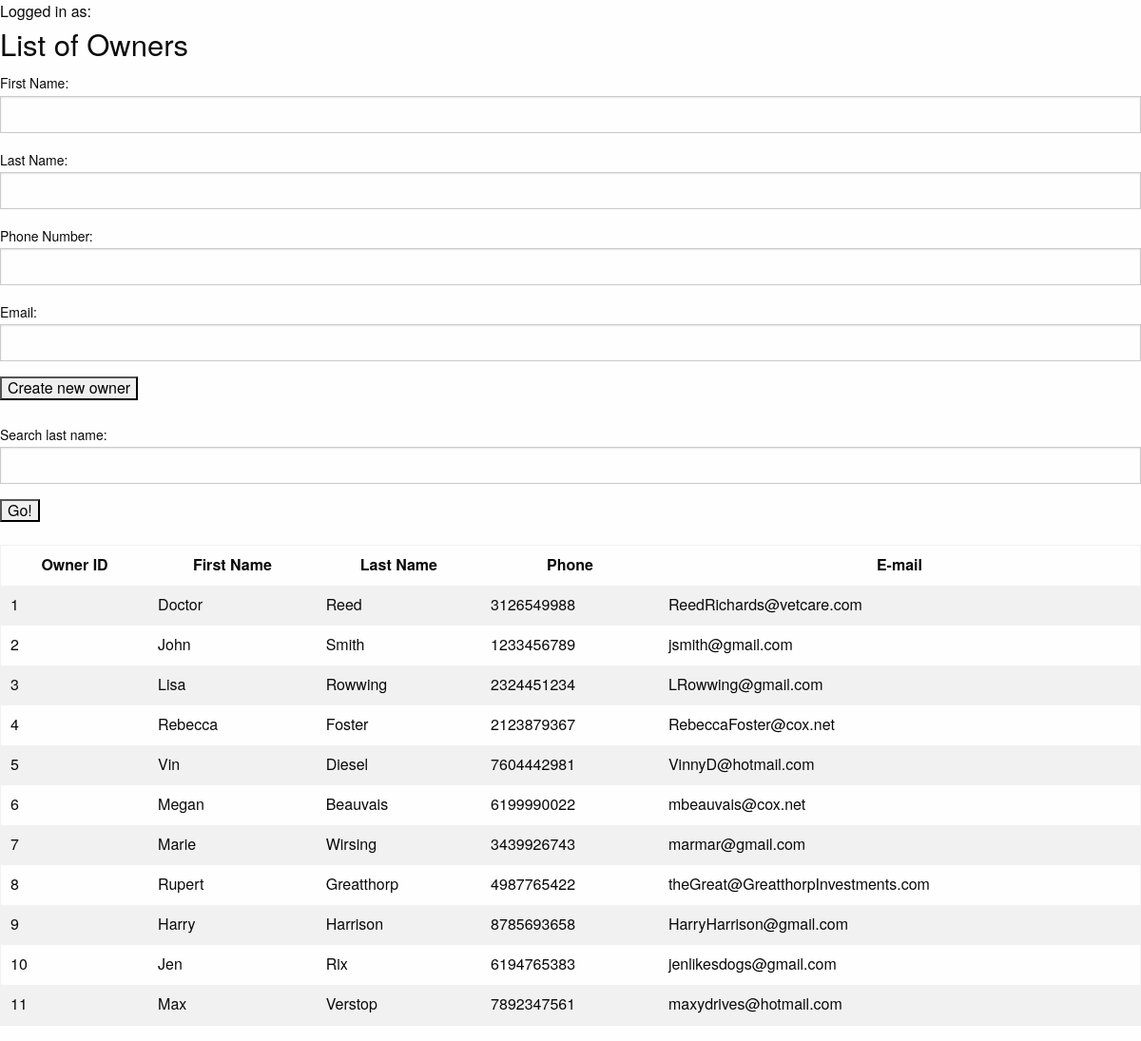
/owners.php, run on the app's committed database.
### tables this page shows
CREATE TABLE IF NOT EXISTS Owners(
	Owner_ID INT AUTO_INCREMENT NOT NULL,
	First_Name VARCHAR(255) NOT NULL,
	Last_Name VARCHAR(255) NOT NULL,
	Phone CHAR(10),
	Email VARCHAR(255),
	PRIMARY KEY (Owner_ID)
);

### owners.php (the view, shortened to what this page needs)
<!DOCTYPE html>
<html>
<head>
	<link rel="stylesheet" href="https://cdnjs.cloudflare.com/ajax/libs/foundation/6.7.4/css/foundation.min.css">
</head>
<body>
	<?php
		echo("Logged in as: {$_SESSION["user"]}");
	 ?>
	<h3>List of Owners</h3>
		<form method = "post" action = "new_owner.php">
		<label for = "n_first_name">First Name:</label>
		<input type="text" name="n_first_name">
		<label for = "n_last_name">Last Name:</label>
		<input type="text" name="n_last_name">
		<label for = "n_phone">Phone Number:</label>
		<input type="number" name="n_phone">
		<label for = "n_email">Email:</label>
		<input type="text" name="n_email">
		<input type="submit" value="Create new owner">
	</form>
	<br>
	<form method = "post" action = "owner_search.php">
		<label for = "search">Search last name:</label>
		<input type="text" name="search">
		<input type="submit" value="Go!">
	</form>
	<br>
	<table>
		<tr>
			<th>Owner ID</th><th>First Name</th><th>Last Name</th><th>Phone</th><th>E-mail</th>
		</tr>
<?php
$servername = "localhost";
$username = "root";
$password = "";
$dbname = "vet";
$conn = mysqli_connect($servername, $username, $password, $dbname);
$sql = <<<SQL
SELECT * FROM owners;
SQL;
$result = mysqli_query($conn, $sql);
$data = mysqli_fetch_all($result, MYSQLI_ASSOC);
foreach ($data as $key => $value) {
	echo("<tr><td>{$value["Owner_ID"]}</td><td>{$value["First_Name"]}</td><td>{$value["Last_Name"]}</td><td>{$value["Phone"]}</td><td>{$value["Email"]}</td></tr>");
}
?>
	</table>
</body>
</html>

### data on the page
owners: Owner_ID "1", First_Name "Doctor", Last_Name "Reed", Phone "3126549988", Email "ReedRichards@vetcare.com"
owners: Owner_ID "2", First_Name "John", Last_Name "Smith", Phone "1233456789", Email "jsmith@gmail.com"
owners: Owner_ID "3", First_Name "Lisa", Last_Name "Rowwing", Phone "2324451234", Email "LRowwing@gmail.com"
owners: Owner_ID "4", First_Name "Rebecca", Last_Name "Foster", Phone "2123879367", Email "RebeccaFoster@cox.net"
owners: Owner_ID "5", First_Name "Vin", Last_Name "Diesel", Phone "7604442981", Email "VinnyD@hotmail.com"
owners: Owner_ID "6", First_Name "Megan", Last_Name "Beauvais", Phone "6199990022", Email "mbeauvais@cox.net"
owners: Owner_ID "7", First_Name "Marie", Last_Name "Wirsing", Phone "3439926743", Email "marmar@gmail.com"
owners: Owner_ID "8", First_Name "Rupert", Last_Name "Greatthorp", Phone "4987765422", Email "theGreat@GreatthorpInvestments.com"
owners: Owner_ID "9", First_Name "Harry", Last_Name "Harrison", Phone "8785693658", Email "HarryHarrison@gmail.com"
owners: Owner_ID "10", First_Name "Jen", Last_Name "Rix", Phone "6194765383", Email "jenlikesdogs@gmail.com"
owners: Owner_ID "11", First_Name "Max", Last_Name "Verstop", Phone "7892347561", Email "maxydrives@hotmail.com"
